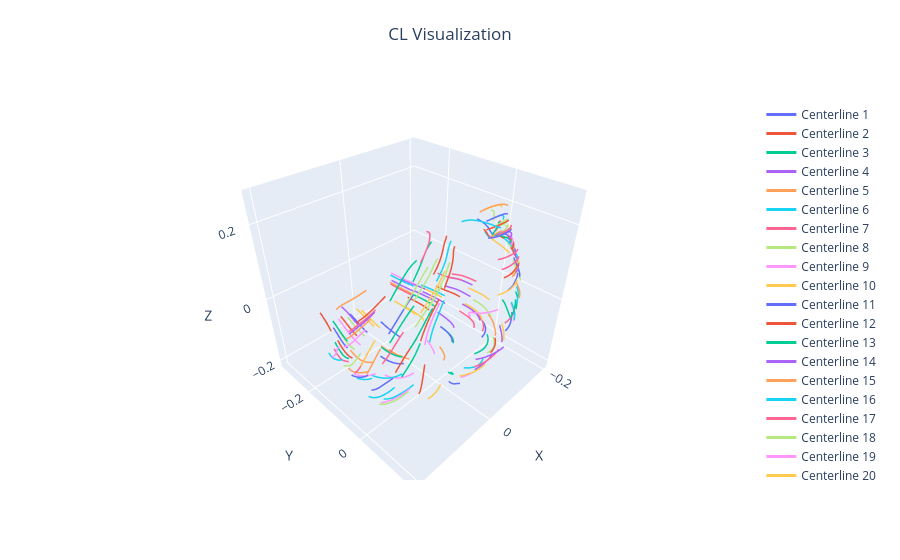

The notebook cell saved with this chart:
### Code cell
# loading in cls from a file (currently trying will lol)
data = np.load('me_2.npy')
print(data.shape) # I think (n_strands, n_points, 3)
poses = list(data)
test_poses = poses[::50]
print(len(test_poses))

plot_cls(test_poses)
